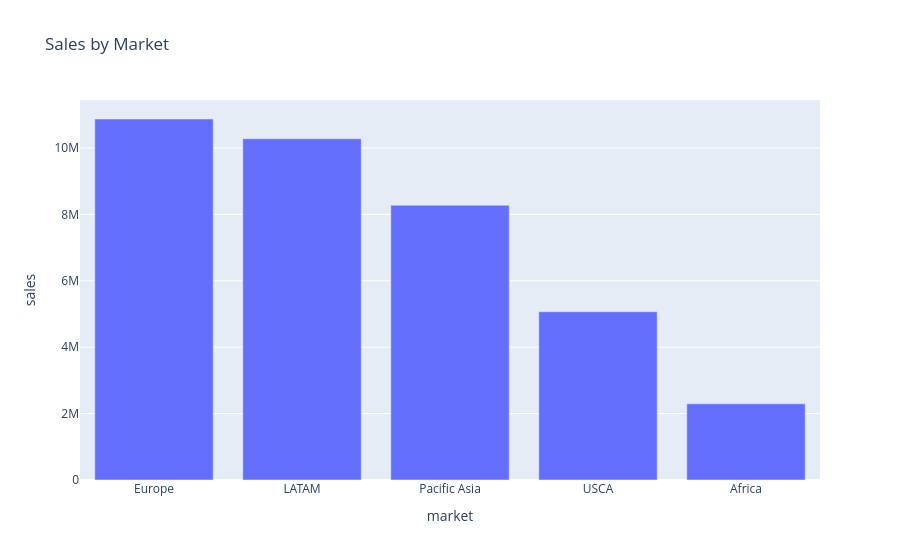

This figure's notebook cell:
### Code cell
fig = px.bar(
    market_sales,
    x="market",
    y="sales",
    title="Sales by Market"
)

fig.show()

### Figure 1 — Plotly figure (JSON) as saved in the notebook; plotly's stock layout.template omitted (floating-point values rounded to 4 significant figures)
{"data": [{"hovertemplate": "market=%{x}<br>sales=%{y}<extra></extra>", "legendgroup": "", "marker": {"color": "#636efa", "pattern": {"shape": ""}}, "name": "", "orientation": "v", "showlegend": false, "textposition": "auto", "type": "bar", "x": ["Europe", "LATAM", "Pacific Asia", "USCA", "Africa"], "xaxis": "x", "y": [10870000.0, 10280000.0, 8274000.0, 5067000.0, 2294000.0], "yaxis": "y"}], "layout": {"barmode": "relative", "legend": {"tracegroupgap": 0}, "title": {"text": "Sales by Market"}, "xaxis": {"anchor": "y", "domain": [0, 1], "title": {"text": "market"}}, "yaxis": {"anchor": "x", "domain": [0, 1], "title": {"text": "sales"}}}}
